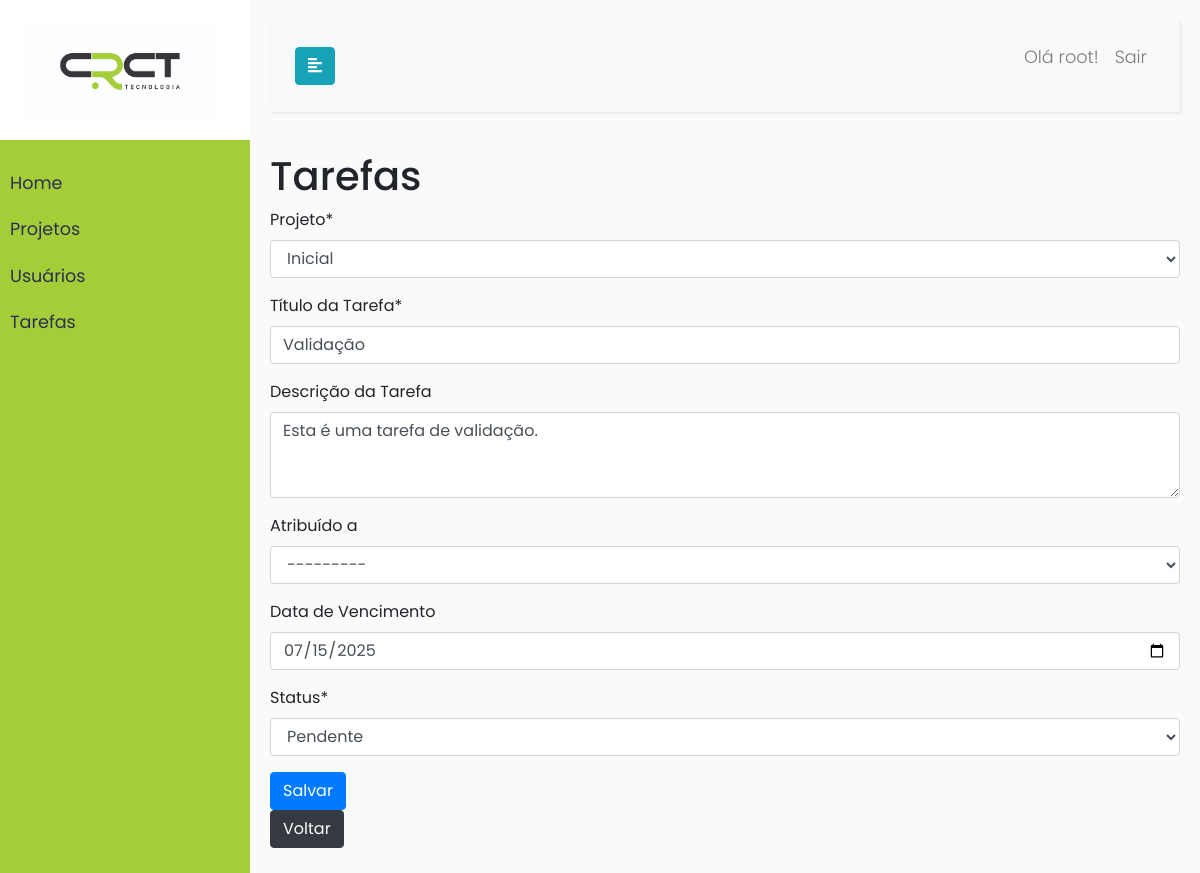
The page /projects/tasks/update/1/ (signed in) on the database its author committed.
### projects/models.py (models this page shows, shortened)
class Task(models.Model):
    STATUS_CHOICES = [
        ('pending', 'Pendente'),
        ('in_progress', 'Em Progresso'),
        ('completed', 'Concluído')
    ]
    project = models.ForeignKey(Project, related_name='tasks', on_delete=models.CASCADE)
    title = models.CharField(max_length=200)
    description = models.TextField(blank=True, null=True)
    assigned_to = models.ForeignKey(User, related_name='assigned_tasks', on_delete=models.SET_NULL, null=True, blank=True)
    due_date = models.DateField(blank=True, null=True)
    status = models.CharField(max_length=20, choices=STATUS_CHOICES, default='pending')
    created_at = models.DateTimeField(auto_now_add=True)
    updated_at = models.DateTimeField(auto_now=True)
    class Meta:
        verbose_name = "Task"
        verbose_name_plural = "Tasks"
        ordering = ['due_date']

### projects/views.py (the view, shortened to what this page needs)
# urls.py: path('tasks/update/<int:id>/', UpdateTaskView.as_view(), name='update_task'),
class UpdateTaskView(UpdateView):
    model = Task
    template_name = 'projects/edit_task.html'
    form_class = TaskForm
    def get_object(self):
        id = self.kwargs.get('id')
        return get_object_or_404(Task, id=id)

### projects/models.py (called while the page is built)
    def __str__(self):
        return self.name

### projects/templates/projects/edit_task.html (shortened to what this page needs)
{% extends "model.html" %}
{% load crispy_forms_tags %}
{% block content%}
    <h1>Tarefas</h1>
    <form method="POST">{% csrf_token %}
        {{ form|crispy }}
        <button type="submit" class="btn btn-primary">Salvar</button>
    </form>
{% endblock %}

### core/templates/model.html (shortened to what this page needs)
{% load static %}
<!DOCTYPE html>
<html>
<head>
    <link rel="stylesheet" href="https://stackpath.bootstrapcdn.com/bootstrap/4.5.0/css/bootstrap.min.css">
    <link rel="stylesheet" href="https://stackpath.bootstrapcdn.com/bootstrap/4.1.0/css/bootstrap.min.css">
    <link rel="stylesheet" href="style.css">
    <link rel="stylesheet" href="{% static 'css/style.css' %}" >
</head>
<body>
    <div class="wrapper">
        <nav id="sidebar">
            <div class="sidebar-header">
                <a class="navbar-branch" href="{% url 'index' %}">
                    <img src="{% static 'media/logo.jpg' %}" alt="logo" width="200" height="100">
                  </a>
            </div>
            <ul class="list-unstyled components">
                <li>
                    <a href="{% url 'index' %}" >Home</a>
                </li>
                <li>
                    <a href="{% url 'projects:list_projects' %}">Projetos</a>
                </li>
                <li>
                    <a href="{% url 'projects:list_members' %}">Usuários</a>
                </li>
                <li>
                    <a href="{% url 'projects:list_tasks' %}">Tarefas</a>
                </li>
            </ul>
        </nav>
        <div id="content">
            <nav class="navbar navbar-expand-lg navbar-light bg-light">
                <div class="container-fluid">
                    <button type="button" id="sidebarCollapse" class="btn btn-info">
                        <i class="fas fa-align-left"></i>
                    </button>
                    <div class="collapse navbar-collapse" id="navbarSupportedContent">
                        <ul class="nav navbar-nav ml-auto">
                            <li class="nav-item">
                                <p class="nav-link">Olá {{ user.first_name }}!</p>
                            </li>
                            <li class="nav-item">
                                <p class="nav-link"><a href="{% url 'logout' %}">Sair</a></p>
                            </li>
                        </ul>
                    </div>
                </div>
            </nav>
            {% if user.is_authenticated %}
            <div>
                {% block content %} {% endblock %}
            </div>
                <input type='button' class="btn btn-dark" style="float: left; margin-bottom: 5px;" value='Voltar' onclick='history.go(-1)' />
            {% else %}
                <p> Você não está logado! </p>
                <p><span class="sair"><a href="{% url 'login' %}">Logar</a></span></p>
            {% endif %}
       </div>
</body>
</html>

### core/static/css/style.css (style rules this page uses)
body { font-family: 'Poppins', sans-serif; background: #fafafa; }
p { font-family: 'Poppins', sans-serif; font-size: 1.1em; font-weight: 300; line-height: 1.7em; color: #999; }
a, a:hover, a:focus { color: inherit; text-decoration: none; transition: all 0.3s; }
.navbar { padding: 15px 10px; background: #fff; border: none; border-radius: 0; margin-bottom: 40px; box-shadow: 1px 1px 3px rgba(0, 0, 0, 0.1); }
.wrapper { display: flex; width: 100%; align-items: stretch; }
#sidebar { min-width: 250px; max-width: 250px; background: #a5cd37; color: #293154; transition: all 0.3s; }
#sidebar .sidebar-header { padding: 20px; background: #FFFF; }
#sidebar ul.components { padding: 20px 0; border-bottom: 1px solid #a5cd37; }
#sidebar ul li a { padding: 10px; font-size: 1.1em; display: block; }
#content { width: 100%; padding: 20px; min-height: 100vh; transition: all 0.3s; }

### rows shown on the page
Task: project "Inicial", title "Validação", description "Esta é uma tarefa de validação.", assigned_to "---------", due_date "07/15/2025", status "Pendente"

### other values the page prints
{{ user.first_name }} "root"
